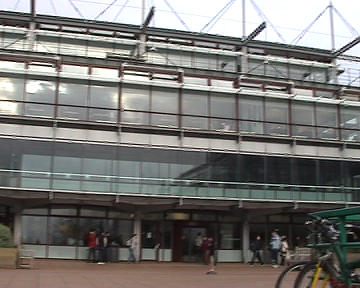
%> input picture parade2.bmp, 360 x 288 px
$ octave ImageAllignment.m   (GNU Octave 9; MATLAB toolbox functions it lacks are replaced by stand-ins)
%> lines starting %> are read from the running program, lines starting %| are printed output that depends on the picture
close all;
clear all;

right = im2double(imread('parade2.bmp'));

source = im2double(imread('parade1.bmp'));
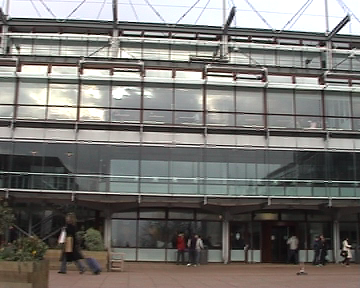
%> input picture parade1.bmp, 360 x 288 px
target = zeros(size(source));
load mymatrix;
backwarp(source,target,right,M);

function backwarp(source,target,right,M)
% The forward mapping loop: iterate over every source pixel.
for y = 1:size(target, 1)
    for x = 1:size(target, 2)

        % Transform source pixel location (round to pixel grid).
        p = [x; y; 1];
        q = inv(M) * p;
        u = (q(1) / q(3));
        v = (q(2) / q(3));

        % Check if target pixel falls inside the image domain.
        if (u > 1 && v >1 && u < size(source, 2) && v < size(source, 1))
            % Sample the target pixel colour from the inverse transformation of the source px.
            alpha = u-floor(u);
            beta = v-floor(v);
            f1 = source(floor(v),floor(u),:);
            f2 = source(floor(v),ceil(u),:);
            f3 = source(ceil(v),floor(u),:);
            f4 = source(ceil(v),ceil(u),:);

            f12 = ((1-alpha)*f1)+(alpha*f2);
            f34 = ((1-alpha)*f3)+(alpha*f4);

            f1234 = ((1-beta)*f12)+(beta*f34);

            target(y,x, :) = f1234;
        end
    end
end
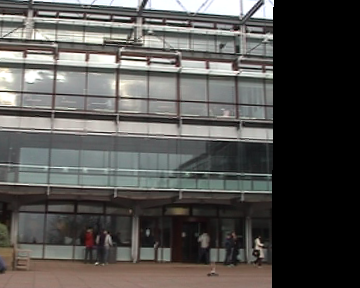
%> target: size 288x360x3 double; mean R, G, B 0.332, 0.326, 0.315
%> after the loop, alpha = 0.733; beta = 0.154; f1 = [0.533 0.467 0.451]; f12 = [0.522 0.455 0.439]; f1234 = [0.522 0.455 0.44]; f2 = [0.518 0.451 0.435]; f3 = [0.525 0.459 0.443]; f34 = [0.523 0.456 0.44]; f4 = [0.522 0.455 0.439]
imshow(imfuse(right,target));
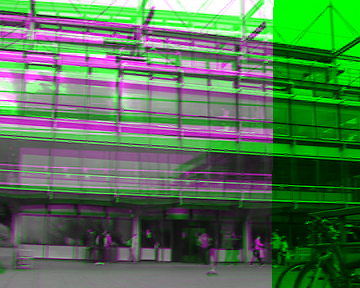
%> displayed picture: size 288x360x3, on the screen's scale of 0 to 255; mean R, G, B 83.3, 117.7, 83.3
title('Aligned result');
end
